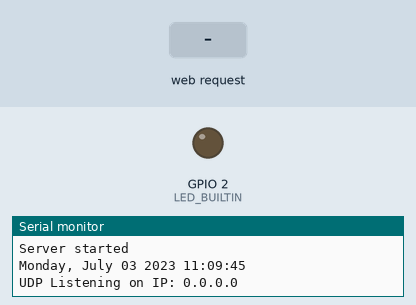
Simulated run of this sketch. Board: ESP32. On the bench: output pins drawn as LEDs (lit = HIGH), the last lines printed to the serial monitor. Inputs (shaded band) come from the test bench. The local clock reads 2024-03-15 10:24:30 at power-on unless the sketch sets it.

Above: at 3.2 s.
3.3 s: HTTP request GET /H received
At 3.7 s:
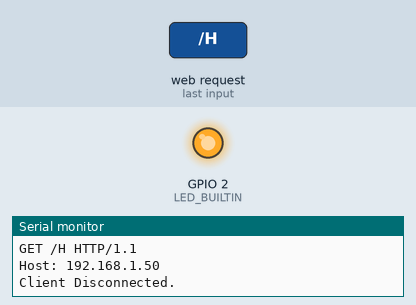
4.8 s: HTTP request GET /L received
At 6.1 s:
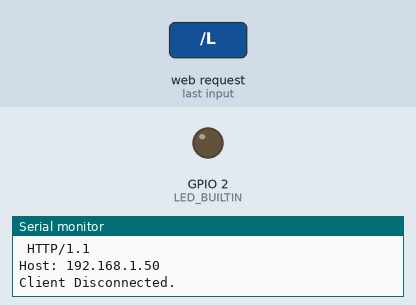
Timing chart, 0 to 7.8 s (numbered marks = the images above; inputs shaded):
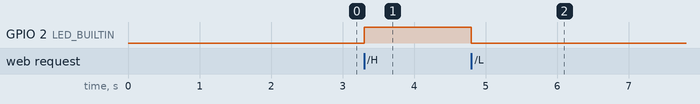

Measured:
- after the input at 3.3 s, GPIO 2 (LED_BUILTIN): LOW → HIGH at once
- after the input at 4.8 s, GPIO 2 (LED_BUILTIN): HIGH → LOW at once

The sketch:

WiFiAP_time_UDP.ino
```cpp
/*
  WiFiAP_time_UDP.ino creates a WiFi access point and provides a web server on it.
  Code modified and combined from other projects by Dan Peirce B.Sc. July 2023
  modified from WiFiAccessPoint.ino
  * Created for arduino-esp32 on 04 July, 2018
      *by Elochukwu Ifediora (fedy0)
  Also modified AsyncUDPServer.ino
*/

#include <WiFi.h>
#include <WiFiClient.h>
#include <WiFiAP.h>
#include <ESP32Time.h>
#include "AsyncUDP.h"

//#define LED_BUILTIN 2   // Set the GPIO pin where you connected your test LED or comment this line out if your dev board has a built-in LED

// Set these to your desired credentials.
const char *ssid = "proton0";
const char *password = "physics0";

WiFiServer server(80);
//ESP32Time rtc;
ESP32Time rtc(0);
struct tm tmstruct ;

AsyncUDP udp;

void setup() {
  pinMode(LED_BUILTIN, OUTPUT);

  Serial.begin(115200);
  Serial.println();
  Serial.println("Configuring access point...");

  // You can remove the password parameter if you want the AP to be open.
  // a valid password must have more than 7 characters
  if (!WiFi.softAP(ssid, password)) {
    log_e("Soft AP creation failed.");
    while(1);
  }
  IPAddress myIP = WiFi.softAPIP();
  Serial.print("AP IP address: ");
  Serial.println(myIP);
  server.begin();

  Serial.println("Server started");
  rtc.setTime(1688382523+60);

  delay(2000);


  Serial.println(rtc.getTime("%A, %B %d %Y %H:%M:%S"));

  if(udp.listen(1234)) {
        Serial.print("UDP Listening on IP: ");
        Serial.println(WiFi.localIP());
        udp.onPacket([](AsyncUDPPacket packet) {
            Serial.print("UDP Packet Type: ");
            Serial.print(packet.isBroadcast()?"Broadcast":packet.isMulticast()?"Multicast":"Unicast");
            Serial.print(", From: ");
            Serial.print(packet.remoteIP());
            Serial.print(":");
            Serial.print(packet.remotePort());
            Serial.print(", To: ");
            Serial.print(packet.localIP());
            Serial.print(":");
            Serial.print(packet.localPort());
            Serial.print(", Length: ");
            Serial.print(packet.length());
            Serial.print(", Data: ");
            Serial.write(packet.data(), packet.length());
            Serial.println();
            //reply to the client
            //packet.printf("Got %u bytes of data", packet.length());
            packet.printf("%lu", rtc.getEpoch());
        });
    }
}

void loop() {
  WiFiClient client = server.available();   // listen for incoming clients

  if (client) {                             // if you get a client,
    Serial.println("New Client.");           // print a message out the serial port
    String currentLine = "";                // make a String to hold incoming data from the client
    while (client.connected()) {            // loop while the client's connected
      if (client.available()) {             // if there's bytes to read from the client,
        char c = client.read();             // read a byte, then
        Serial.write(c);                    // print it out the serial monitor
        if (c == '\n') {                    // if the byte is a newline character

          // if the current line is blank, you got two newline characters in a row.
          // that's the end of the client HTTP request, so send a response:
          if (currentLine.length() == 0) {
            // HTTP headers always start with a response code (e.g. HTTP/1.1 200 OK)
            // and a content-type so the client knows what's coming, then a blank line:
            client.println("HTTP/1.1 200 OK");
            client.println("Content-type:text/html");
            client.println();

            // the content of the HTTP response follows the header:
            client.print("<!DOCTYPE html><html><head><style>a:link, a:visited {background-color: #f44336;");
            client.print("color: white;padding: 4px 25px;text-align: center;text-decoration: none;display: inline-block;}");
            client.print("a:hover, a:active {background-color: blue;}</style></head><body>");
            client.print("Click <a href=\"/H\">here</a> to turn ON the LED. ");
            client.print("Click <a href=\"/L\">here</a> to turn OFF the LED.<br><br>");
            client.print("\t<a href=\"/day+\">day+</a> ");
            client.print("\t<a href=\"/day-\">day-</a> ");
            client.print("\t<a href=\"/hour+\">hour+</a> ");
            client.print("\t<a href=\"/hour-\">hour-</a> ");
            client.print("<a href=\"/min+\">min+</a> ");
            client.print("<a href=\"/min-\">min-</a> ");
            client.print("<a href=\"/10min+\">10min+</a> ");
            client.print("<a href=\"/10min-\">10min-</a> <br><br>");
            client.print("\t\t<a href=\"/sec+\">sec+</a> ");
            client.print("\t\t<a href=\"/sec-\">sec-</a><br><br>");
            client.println(rtc.getEpoch());
            client.print(rtc.getTime("%A, %B %d %Y %I:%M:%S "));
            client.println(rtc.getAmPm());
            client.println("</body></html>");
            // The HTTP response ends with another blank line:
            client.println();
            // break out of the while loop:
            break;
          } else {    // if you got a newline, then clear currentLine:
            currentLine = "";
          }
        } else if (c != '\r') {  // if you got anything else but a carriage return character,
          currentLine += c;      // add it to the end of the currentLine
        }

        // Check to see if the client request was "GET /H" or "GET /L":
        if (currentLine.endsWith("GET /H")) {
          digitalWrite(LED_BUILTIN, HIGH);               // GET /H turns the LED on
        }
        if (currentLine.endsWith("GET /L")) {
          digitalWrite(LED_BUILTIN, LOW);                // GET /L turns the LED off
          Serial.println(rtc.getEpoch());
          Serial.println(rtc.getTime("%A, %B %d %Y %H:%M:%S"));
        }
        if (currentLine.endsWith("GET /day+")) rtc.setTime(24*3600+rtc.getEpoch() );                //
        if (currentLine.endsWith("GET /day-")) rtc.setTime(-24*3600+rtc.getEpoch() );
        if (currentLine.endsWith("GET /min+")) rtc.setTime(60+rtc.getEpoch() );
        if (currentLine.endsWith("GET /min-")) rtc.setTime(-60+rtc.getEpoch() );
        if (currentLine.endsWith("GET /10min+")) rtc.setTime(10*60+rtc.getEpoch() );
        if (currentLine.endsWith("GET /10min-")) rtc.setTime(-10*60+rtc.getEpoch() );
        if (currentLine.endsWith("GET /hour+")) rtc.setTime(3600+rtc.getEpoch());
        if (currentLine.endsWith("GET /hour-")) rtc.setTime(-3600+rtc.getEpoch());
        if (currentLine.endsWith("GET /sec+")) rtc.setTime(1+rtc.getEpoch());
        if (currentLine.endsWith("GET /sec-")) rtc.setTime(-1+rtc.getEpoch());
        if (currentLine.endsWith("GET /time"))udp.broadcastTo("Anyone here?", 1234);
      }
    }
    // close the connection:
    client.stop();
    Serial.println("Client Disconnected.");
  }
}
```
